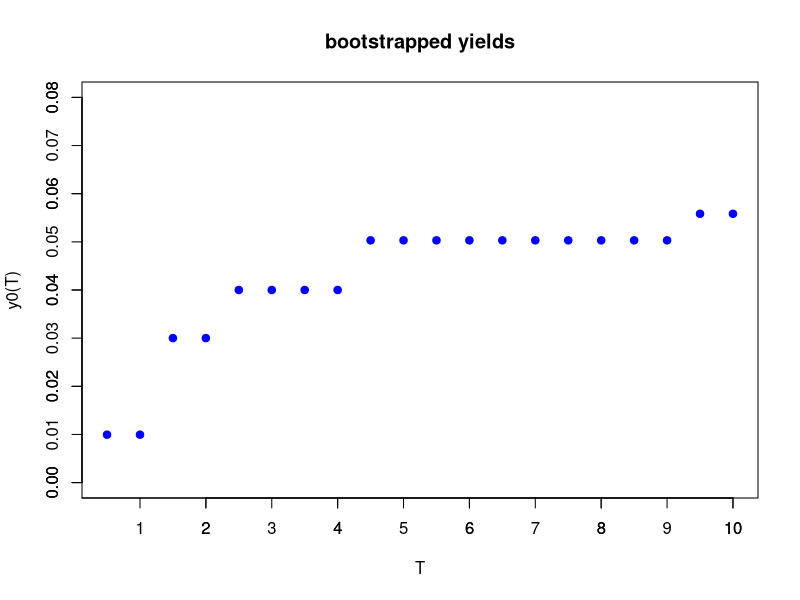

This chart was generated by the following R code:
#code for question1

install.packages("nleqslv")
library(nleqslv)


seq1 = seq(-0.5,-1,by=-0.5)
seq2 = seq(-0.5,-2,by=-0.5)
seq3 = seq(-0.5,-3,by=-0.5)
seq5 = seq(-0.5,-5,by=-0.5)
seq10 = seq(-0.5,-10,by=-0.5)

prices = c(1.0298, 1.0194, 1.0004, 0.9570, 0.8861)

#computation for yield

f1 = function(y1){
  eq = 0
  vec = c(y1,y1)
  i = 1;
  for(x in seq1) {
      eq = eq + 0.02*exp(x*vec[i])
      i = i+1;
  }
  eq + exp(-y1) - prices[1]
}

obj = nleqslv(1, f1)
y1 = obj$x

f2 = function(y2){
  eq = 0
  vec = c(y1,y1, y2, y2)
  i = 1;
  for(x in seq2) {
    eq = eq + 0.02*exp(x*vec[i])
    i = i+1;
  }
  eq + exp(-2*y2) - prices[2]
}

obj = nleqslv(1,f2)
y2 = obj$x
  
f3 = function(y3){
  eq = 0
  vec = c(y1,y1, y2, y2, y3, y3)
  i = 1;

  for(x in seq3) {
    eq = eq + 0.02*exp(x*vec[i])
    i = i+1;
  }
  eq + exp(-3*y3) - prices[3]
  
}
  
obj = nleqslv(1,f3)
y3 = obj$x
y4 = y3

f5 = function(y5){
  eq = 0
  vec = c(y1,y1, y2, y2, y3, y3, y4, y4, y5, y5)
  i = 1;
  
  for(x in seq5) {
    eq = eq + 0.02*exp(x*vec[i])
    i = i+1;
  }
  eq + exp(-5*y5) - prices[4]
}

obj = nleqslv(1,f5)
y5 = obj$x
y6 = y5
y7 = y5
y8 = y5
y9 = y5

f10 = function(y10){
  eq = 0
  vec = c(y1,y1, y2, y2, y3, y3, y4, y4, y5, y5, y6, y6, y7, y7, y8, y8, y9, y9, y10, y10)
  i = 1;
  
  for(x in seq10) {
    eq = eq + 0.02*exp(x*vec[i])
    i = i+1;
  }
  eq + exp(-10*y10) - prices[5]
}

obj = nleqslv(1, f10)
y10 = obj$x

#plot yields
x = seq(0.5,10, by=0.5)
y = c(y1,y1,y2, y2,y3,y3,y4,y4,y5,y5,y6,y6,y7,y7,y8,y8,y9,y9,y10,y10)
plot(x,y,main="bootstrapped yields", ylab = "y0(T)", xlab = "T", type="p", ylim = c(0.0,0.08),
     pch = 19, col = "blue")
axis(1, at=seq(0.0, 10.0, 1.0))
axis(2, at=seq(0.0, 0.08, 0.01))

# computation for yield to maturity
# should get 1 value for each bond

ytm_f1 = function(y0){
  eq = 0
  i = 1;
  for(x in seq1) {
    eq = eq + 0.02*exp(x*y0)
    i = i+1;
  }
  eq + exp(-y0) - prices[1]
}

obj = nleqslv(1, ytm_f1)
ytm1 = obj$x

ytm_f2 = function(y0){
  eq = 0
  i = 1;
  for(x in seq2) {
    eq = eq + 0.02*exp(x*y0)
    i = i+1;
  }
  eq + exp(-2*y0) - prices[2]
}

obj = nleqslv(1,ytm_f2)
ytm2 = obj$x

ytm_f3 = function(y0){
  eq = 0
  i = 1;
  for(x in seq3) {
    eq = eq + 0.02*exp(x*y0)
    i = i+1;
  }
  eq + exp(-3*y0) - prices[3]
}

obj = nleqslv(1,ytm_f3)
ytm3 = obj$x


ytm_f5 = function(y0){
  eq = 0
  i = 1;
  for(x in seq5) {
    eq = eq + 0.02*exp(x*y0)
    i = i+1;
  }
  eq + exp(-5*y0) - prices[4]
}

obj = nleqslv(1,ytm_f5)
ytm5 = obj$x

ytm_f10 = function(y0){
  eq = 0
  i = 1;
  for(x in seq10) {
    eq = eq + 0.02*exp(x*y0)
    i = i+1;
  }
  eq + exp(-10*y0) - prices[5]
}

obj = nleqslv(1,ytm_f10)
ytm10 = obj$x

# computation for macauly duration
# one for each bond

f_md1 = function(){
  md = 0;
  for(x in seq1){
    md = md + (-x) * exp(x*ytm1) * 0.02 
  }
  md = (md + (-x)*exp(x*ytm1)) / prices[1]
}

md1 = f_md1()


f_md2 = function(){
  md = 0;
  for(x in seq2){
    md = md + (-x) * exp(x*ytm2) * 0.02 
  }
  md = (md + (-x) * exp(x*ytm2)) / prices[2]
}

md2 = f_md2()

f_md3 = function(){
  md = 0;
  for(x in seq3){
    md = md + (-x) * exp(x*ytm3) * 0.02 
  }
  md = (md + (-x) * exp(x*ytm3)) / prices[3]
}

md3 = f_md3()

f_md5 = function(){
  md = 0;
  for(x in seq5){
    md = md + (-x) * exp(x*ytm5) * 0.02 
  }
  md = (md + (-x) * exp(x*ytm5)) / prices[4]
}

md5 = f_md5()

f_md10 = function(){
  md = 0;
  for(x in seq10){
    md = md + (-x) * exp(x*ytm10) * 0.02 
  }
  md = (md + (-x) * exp(x*ytm10)) / prices[5]
}

md10 = f_md10()

#computation for duration
f_d1 = function(){
  eq = 0
  vec = c(y1,y1)
  i = 1;
  for(x in seq1) {
    eq = eq + (-x)*0.02*exp(x*vec[i])
    i = i+1;
  }
  eq = (eq + (-x)*exp(-y1)) / prices[1]
}

d1 = f_d1()

f_d2 = function(){
  eq = 0
  vec = c(y1,y1, y2, y2)
  i = 1;
  for(x in seq2) {
    eq = eq + (-x)*0.02*exp(x*vec[i])
    i = i+1;
  }
  eq = (eq + (-x)*exp(-2*y2)) / prices[2]
}

d2 = f_d2()

f_d3 = function(){
  eq = 0
  vec = c(y1,y1, y2, y2, y3, y3)
  i = 1;
  
  for(x in seq3) {
    eq = eq + (-x)*0.02*exp(x*vec[i])
    i = i+1;
  }
  eq = (eq + (-x)*exp(-3*y3)) / prices[3]
  
}

d3 = f_d3()

f_d5 = function(){
  eq = 0
  vec = c(y1,y1, y2, y2, y3, y3, y4, y4, y5, y5)
  i = 1;
  
  for(x in seq5) {
    eq = eq + (-x)*0.02*exp(x*vec[i])
    i = i+1;
  }
  eq = (eq + (-x)*exp(-5*y5)) / prices[4]
}

d5 = f_d5()

f_d10 = function(){
  eq = 0
  vec = c(y1,y1, y2, y2, y3, y3, y4, y4, y5, y5, y6, y6, y7, y7, y8, y8, y9, y9, y10, y10)
  i = 1;
  
  for(x in seq10) {
    eq = eq + (-x)*0.02*exp(x*vec[i])
    i = i+1;
  }
  eq = (eq + (-x)*exp(-10*y10)) / prices[5]
}

d10 = f_d10()
